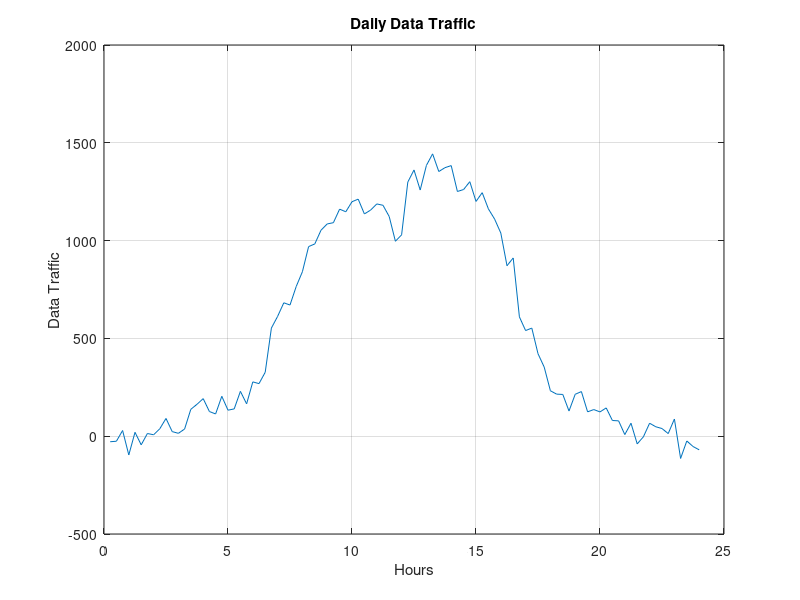

The MATLAB script that drew this image:
close all
clear all
clc

SCALING = 1000; %simple multiplier for height of curve
VALUES_PER_HOUR=4; %affects Noise. Bigger number -> more Noise. Minimum is 1. Any higher than 15 is overkill
STEP = 1/VALUES_PER_HOUR;
baseline=SCALING/5; %constant value that is added to every point on the signal
NOISE = SCALING*(randn (VALUES_PER_HOUR*24,1))/20;
time1=STEP:STEP:6;
time2=(6+STEP):STEP:12;
time3=(12+STEP):STEP:18;
time4=(18+STEP):STEP:24;
time= [time1 time2 time3 time4];
s1=(time1.*time1)*(baseline/36);
s2=cos(((time2-6) / 6 * 2 * pi / 3)-pi/2)*SCALING + baseline;
s3=sin(((time3-12) / 6 * 2 * pi / 3) + pi/3)*SCALING*1.2 + baseline;
s4=fliplr(s1);
BASESIGNAL= [s1 s2 s3 s4];
BASESIGNAL=BASESIGNAL';
FINALSIGNAL= BASESIGNAL+NOISE;
figure (1)
plot (time,FINALSIGNAL)
title ('Daily Data Traffic');
xlabel ('Hours')
ylabel ('Data Traffic')
grid on;
